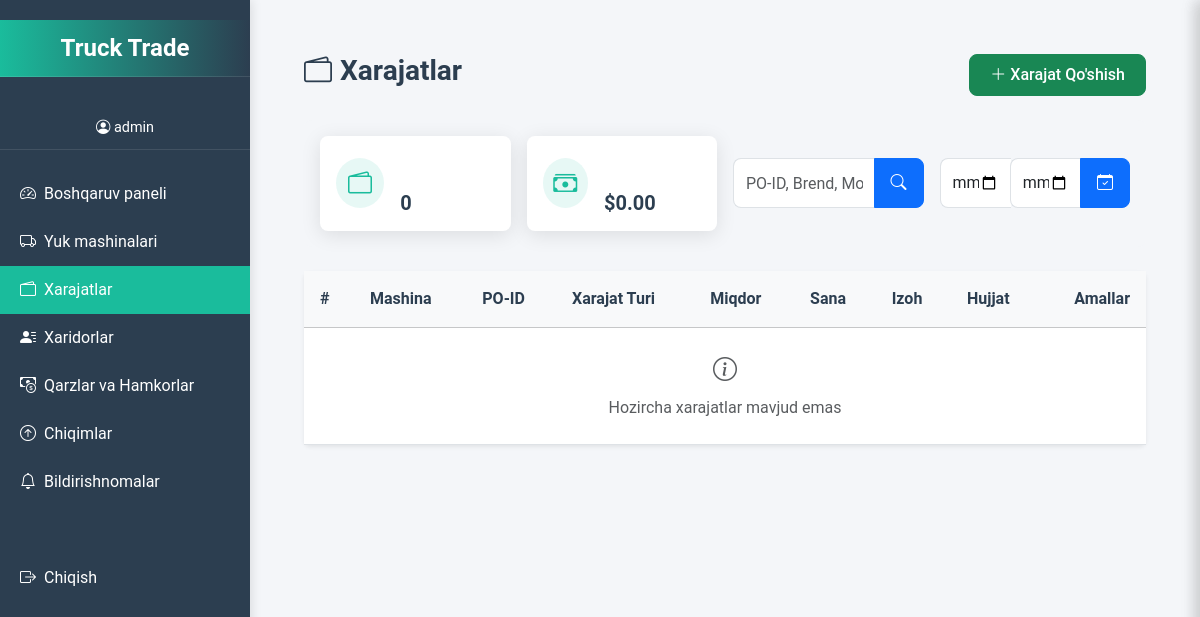
/xarajatlar/ (signed in), run on an earlier commit of the app's database.
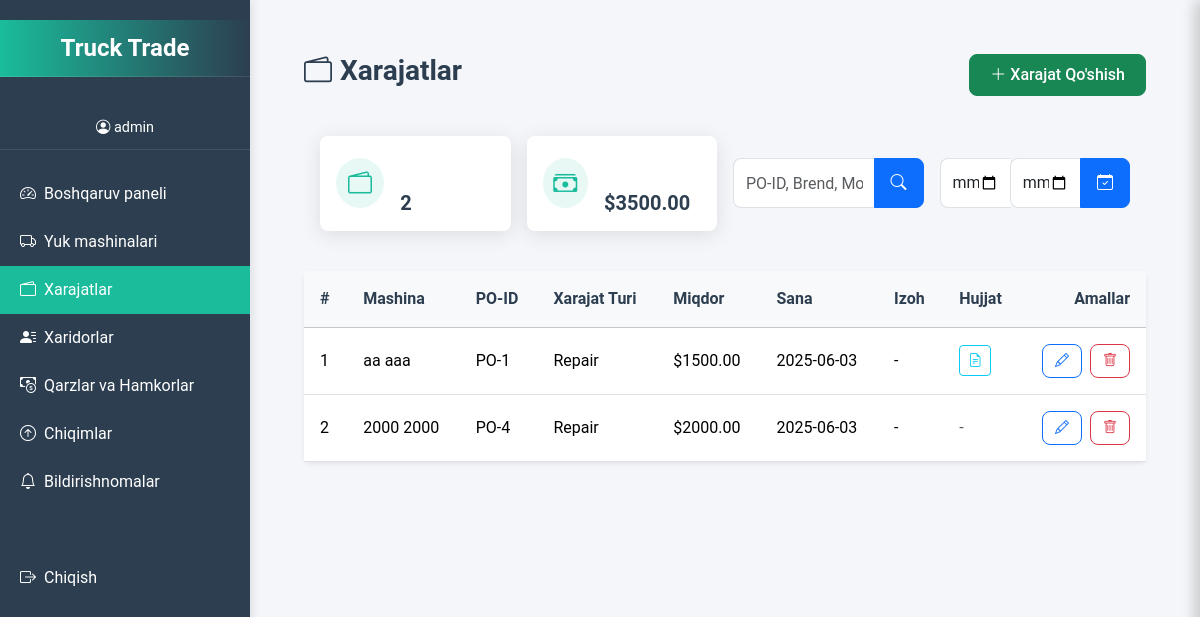
And on a later commit of the database.
### xarajatlar/models.py (models this page shows, shortened)
class Xarajat(models.Model):
    EXPENSE_TYPES = (
        ('repair', 'Repair'),
        ('fuel', 'Fuel'),
        ('insurance', 'Insurance'),
        ('parts', 'Spare Parts'),
        ('other', 'Other'),
    )
    truck = models.ForeignKey(
        Truck,
        on_delete=models.CASCADE,
        related_name='expenses',
        verbose_name="Truck"
    )
    expense_type = models.CharField(
        max_length=50,
        choices=EXPENSE_TYPES,
        verbose_name="Expense Type"
    )
    amount = models.DecimalField(
        max_digits=10,
        decimal_places=2,
        verbose_name="Amount"
    )
    description = models.TextField(
        blank=True,
        verbose_name="Description"
    )
    date = models.DateField(
        verbose_name="Date",
        default=timezone.now  # Updated to use dynamic current date
    )
    document = models.FileField(
        upload_to=xarajat_document_upload_path,
        blank=True,
        null=True,
        verbose_name="Document"
    )
    class Meta:
        verbose_name = "Expense"
        verbose_name_plural = "Expenses"
        ordering = ['-date']

### trucks/models.py (models this page shows, shortened)
class Truck(models.Model):
    user = models.ForeignKey(
        User,
        on_delete=models.CASCADE,
        related_name='trucks',
        verbose_name="Foydalanuvchi"
    )
    po_id = models.CharField(
        max_length=50,
        unique=True,
        verbose_name="PO raqami",
        help_text="PO-{raqam} formatida kiriting, masalan, PO-12345"
    )
    make = models.CharField(max_length=100, verbose_name="Marka")
    model = models.CharField(max_length=100, verbose_name="Model")
    year = models.PositiveIntegerField(
        verbose_name="Yil",
        validators=[MinValueValidator(1886)]
    )
    horsepower = models.PositiveIntegerField(
        verbose_name="Ot kuchi (HP)",
        validators=[MinValueValidator(1)]
    )
    price = models.DecimalField(
        max_digits=10,
        decimal_places=2,
        verbose_name="Narx",
        validators=[MinValueValidator(0.01)]
    )
    company = models.CharField(max_length=200, blank=True, verbose_name="Kompaniya nomi")
    location = models.CharField(max_length=100, verbose_name="Joylashuv")
    sotilgan = models.BooleanField(default=False, verbose_name="Sotilgan")
    description = models.TextField(blank=True, verbose_name="Tavsif")
    purchase_date = models.DateField(auto_now_add=True, verbose_name="Sotib olingan sana")
    created_date = models.DateTimeField(auto_now_add=True, verbose_name="Yaratilgan sana")
    image = models.ImageField(
        upload_to='trucks/',
        blank=True,
        null=True,
        verbose_name="Rasm"
    )
    seriya = models.CharField(
        max_length=50,
        blank=True,
        null=True,
        verbose_name="Seriya raqami",
        unique=True
    )
    class Meta:
        verbose_name = "Yuk mashinasi"
        verbose_name_plural = "Yuk mashinalari"
        indexes = [
            models.Index(fields=['po_id']),
            models.Index(fields=['user', 'sotilgan']),
        ]
        ordering = ['-created_date']

### xarajatlar/views.py (the view, shortened to what this page needs)
# urls.py: path('', views.xarajatlar_list, name='xarajatlar_list'),
@login_required
def xarajatlar_list(request):
    search_query = request.GET.get('search', '')
    start_date = request.GET.get('start_date', '')
    end_date = request.GET.get('end_date', '')
    if request.user.is_superuser:
        xarajatlar = Xarajat.objects.all().order_by('-date')
    else:
        xarajatlar = Xarajat.objects.filter(truck__user=request.user).order_by('-date')
    try:
        if start_date:
            start_date_obj = datetime.strptime(start_date, '%Y-%m-%d').date()
            xarajatlar = xarajatlar.filter(date__gte=start_date_obj)
        if end_date:
            end_date_obj = datetime.strptime(end_date, '%Y-%m-%d').date()
            xarajatlar = xarajatlar.filter(date__lte=end_date_obj)
    except ValueError:
        messages.error(request, "Invalid date format. Please use YYYY-MM-DD.")
    for index, xarajat in enumerate(xarajatlar, start=1):
        xarajat.serial_number = index
    total_xarajat = xarajatlar.aggregate(Sum('amount'))['amount__sum'] or 0
    form = XarajatForm()
    if not request.user.is_superuser:
        form.fields['truck'].queryset = Truck.objects.filter(user=request.user)
    context = {
        'xarajatlar': xarajatlar,
        'total_xarajat': total_xarajat,
        'form': form,
        'action': 'add',
        'search_query': search_query,
        'start_date': start_date,
        'end_date': end_date,
    }
    if request.headers.get('X-Requested-With') == 'XMLHttpRequest':
        html = render_to_string('xarajat/xarajatlar_list.html', context, request=request)
        return JsonResponse({'success': True, 'html': html})
    return render(request, 'xarajat/xarajatlar_list.html', context)

### xarajatlar/forms.py (shortened to what this page needs)
class XarajatForm(forms.ModelForm):
    class Meta:
        model = Xarajat
        fields = ['truck', 'expense_type', 'amount', 'description', 'date', 'document']
        widgets = {
            'truck': forms.Select(attrs={'class': 'form-control'}),
            'expense_type': forms.Select(attrs={'class': 'form-control'}),
            'amount': forms.NumberInput(attrs={'class': 'form-control', 'step': '0.01'}),
            'description': forms.Textarea(attrs={'class': 'form-control', 'rows': 3}),
            'date': forms.DateInput(attrs={'class': 'form-control', 'type': 'date'}),
            'document': forms.FileInput(attrs={'class': 'form-control'}),
        }
        labels = {
            'truck': 'Truck',
            'expense_type': 'Expense Type',
            'amount': 'Amount',
            'description': 'Description',
            'date': 'Date',
            'document': 'Document (Optional)',
        }

### templates/xarajat/xarajatlar_list.html (shortened to what the changed rows need)
{% extends 'base.html' %}
{% block content %}
<div class="xarajatlar-container">
    <div class="xarajatlar-header">
        <div class="d-flex justify-content-between align-items-center mb-4">
            <h1 class="xarajatlar-title">
                <i class="bi bi-wallet2 me-2"></i>Xarajatlar
            </h1>
        </div>
        <div class="stats-filter-row mb-4">
            <div class="row g-3 align-items-center">
                <div class="col-md-3">
                    <div class="stat-card">
                        <div class="stat-content">
                            <div>
                                <h6 class="stat-title">Jami Xarajatlar</h6>
                                <h3 class="stat-value">{{ xarajatlar.count }}</h3>
                            </div>
                        </div>
                    </div>
                </div>
                <div class="col-md-3">
                    <div class="stat-card">
                        <div class="stat-content">
                            <div>
                                <h6 class="stat-title">Umumiy Summa</h6>
                                <h3 class="stat-value">${{ total_xarajat|floatformat:"2" }}</h3>
                            </div>
                        </div>
                    </div>
                </div>
            </div>
        </div>
    </div>
    <div class="xarajatlar-table">
        <div class="card shadow-sm border-0">
            <div class="card-body p-0">
                <div class="table-responsive">
                    <table class="table table-hover align-middle mb-0">
                        <thead class="table-light sticky-header">
                            <tr>
                                <th>#</th>
                                <th>Mashina</th>
                                <th>PO-ID</th>
                                <th>Xarajat Turi</th>
                                <th>Miqdor</th>
                                <th>Sana</th>
                                <th>Izoh</th>
                                <th>Hujjat</th>
                                <th class="text-end">Amallar</th>
                            </tr>
                        </thead>
                        <tbody>
                            {% for xarajat in xarajatlar %}
                            <tr class="xarajat-row">
                                <td>{{ xarajat.serial_number }}</td>
                                <td>{{ xarajat.truck.make }} {{ xarajat.truck.model }}</td>
                                <td>{{ xarajat.truck.po_id }}</td>
                                <td>{{ xarajat.get_expense_type_display }}</td>
                                <td>${{ xarajat.amount|floatformat:"2" }}</td>
                                <td>{{ xarajat.date|date:"Y-m-d" }}</td>
                                <td>{{ xarajat.description|default:"-"|truncatechars:20 }}</td>
                                <td>
                                    {% if xarajat.document %}
                                    <a href="{{ xarajat.document.url }}" target="_blank" class="btn btn-sm btn-outline-info">
                                        <i class="bi bi-file-earmark-text"></i>
                                    </a>
                                    {% else %}
                                    <span class="text-muted">-</span>
                                    {% endif %}
                                </td>
                                <td class="text-end">
                                    <div class="d-flex justify-content-end gap-2">
                                        <button onclick="openFormSidebar('{% url 'xarajat_edit' xarajat.id %}', 'Xarajatni Tahrirlash')"
                                                class="btn btn-outline-primary btn-sm action-btn">
                                            <i class="bi bi-pencil"></i>
                                        </button>
                                        <button onclick="openDetailSidebar('{% url 'xarajat_delete' xarajat.id %}', 'Xarajatni O\'chirish')"
                                                class="btn btn-outline-danger btn-sm action-btn">
                                            <i class="bi bi-trash"></i>
                                        </button>
                                    </div>
                                </td>
                            </tr>
                            {% empty %}
                            <tr>
                                <td colspan="9" class="text-center py-4 text-muted">
                                    <i class="bi bi-info-circle fs-4 d-block mb-2"></i>
                                    {% if search_query %}
                                    "{{ search_query }}" bo'yicha hech qanday natija topilmadi
                                    {% elif start_date or end_date %}
                                    Tanlangan sana oralig'ida xarajatlar topilmadi
                                    {% else %}
                                    Hozircha xarajatlar mavjud emas
                                    {% endif %}
                                </td>
                            </tr>
                            {% endfor %}
                        </tbody>
                    </table>
                </div>
            </div>
        </div>
    </div>
</div>
{% endblock %}

What changed in the data, as far as the page shows it:
added Xarajat: serial_number "1", truck.make "aa", truck.model "aaa", truck.po_id "PO-1", expense_type "Repair", amount "1500.00", date "2025-06-03", description "-"
added Xarajat: serial_number "2", truck.make "2000", truck.model "2000", truck.po_id "PO-4", expense_type "Repair", amount "2000.00", date "2025-06-03", description "-"
Also different on the page:
{{ xarajatlar.count }}: "0" → "2"
{{ total_xarajat|floatformat:"2" }}: "0.00" → "3500.00"
text no longer shown: "Hozircha xarajatlar mavjud emas"
